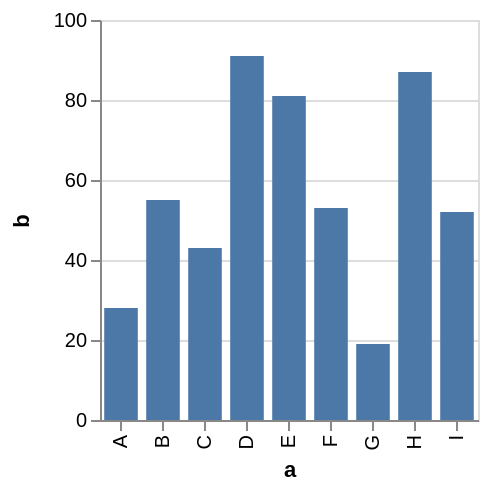

Vega-Lite specification for this chart:
### Vega specification from a JSON file in a GitHub repository (floating-point values rounded to 4 significant figures)
{"$schema": "https://vega.github.io/schema/vega/v4.json", "description": "A bar chart with highlighting on hover and selecting on click. (Inspired by Tableau's interaction style.)", "autosize": "pad", "padding": 5, "height": 200, "style": "cell", "data": [{"name": "highlight_store"}, {"name": "select_store"}, {"name": "source_0", "values": [{"a": "A", "b": 28}, {"a": "B", "b": 55}, {"a": "C", "b": 43}, {"a": "D", "b": 91}, {"a": "E", "b": 81}, {"a": "F", "b": 53}, {"a": "G", "b": 19}, {"a": "H", "b": 87}, {"a": "I", "b": 52}]}, {"name": "data_0", "source": "source_0", "transform": [{"type": "identifier", "as": "_vgsid_"}]}], "signals": [{"name": "x_step", "value": 21}, {"name": "width", "update": "bandspace(domain('x').length, 0.2, 0.1) * x_step"}, {"name": "unit", "value": {}, "on": [{"events": "mousemove", "update": "isTuple(group()) ? group() : unit"}]}, {"name": "highlight", "update": "vlSelectionResolve(\"highlight_store\")"}, {"name": "select", "update": "vlSelectionResolve(\"select_store\")"}, {"name": "highlight_tuple", "value": {}, "on": [{"events": [{"source": "scope", "type": "mouseover"}], "update": "datum && item().mark.marktype !== 'group' ? {unit: \"\", fields: highlight_tuple_fields, values: [datum[\"_vgsid_\"]]} : null", "force": true}]}, {"name": "highlight_tuple_fields", "update": "[{\"field\":\"_vgsid_\",\"type\":\"E\"}]"}, {"name": "highlight_modify", "on": [{"events": {"signal": "highlight_tuple"}, "update": "modify(\"highlight_store\", highlight_tuple, true)"}]}, {"name": "select_tuple", "value": {}, "on": [{"events": [{"source": "scope", "type": "click"}], "update": "datum && item().mark.marktype !== 'group' ? {unit: \"\", fields: select_tuple_fields, values: [datum[\"_vgsid_\"]]} : null", "force": true}]}, {"name": "select_tuple_fields", "update": "[{\"field\":\"_vgsid_\",\"type\":\"E\"}]"}, {"name": "select_toggle", "value": false, "on": [{"events": [{"source": "scope", "type": "click"}], "update": "event.shiftKey"}]}, {"name": "select_modify", "on": [{"events": {"signal": "select_tuple"}, "update": "modify(\"select_store\", select_toggle ? null : select_tuple, select_toggle ? null : true, select_toggle ? select_tuple : null)"}]}], "marks": [{"name": "marks", "type": "rect", "style": ["bar"], "from": {"data": "data_0"}, "encode": {"update": {"fill": [{"test": "datum[\"b\"] === null || isNaN(datum[\"b\"])", "value": null}, {"value": "#4C78A8"}], "stroke": [{"test": "datum[\"b\"] === null || isNaN(datum[\"b\"])", "value": null}, {"value": "black"}], "cursor": {"value": "pointer"}, "fillOpacity": [{"test": "!(length(data(\"select_store\"))) || (vlSelectionTest(\"select_store\", datum))", "value": 1}, {"value": 0.3}], "strokeWidth": [{"test": "(!(length(data(\"select_store\"))) || (vlSelectionTest(\"select_store\", datum))) && (length(data(\"select_store\")))", "value": 2}, {"test": "(vlSelectionTest(\"highlight_store\", datum))", "value": 1}, {"value": 0}], "tooltip": {"signal": "{\"a\": ''+datum[\"a\"], \"b\": format(datum[\"b\"], \"\")}"}, "x": {"scale": "x", "field": "a"}, "width": {"scale": "x", "band": true}, "y": {"scale": "y", "field": "b"}, "y2": {"scale": "y", "value": 0}}}}], "scales": [{"name": "x", "type": "band", "domain": {"data": "data_0", "field": "a", "sort": true}, "range": {"step": {"signal": "x_step"}}, "paddingInner": 0.2, "paddingOuter": 0.1}, {"name": "y", "type": "linear", "domain": {"data": "data_0", "field": "b"}, "range": [{"signal": "height"}, 0], "nice": true, "zero": true}], "axes": [{"scale": "x", "orient": "bottom", "grid": false, "title": "a", "labelAlign": "right", "labelAngle": 270, "labelBaseline": "middle", "labelOverlap": true, "zindex": 1}, {"scale": "y", "orient": "left", "grid": false, "title": "b", "labelOverlap": true, "tickCount": {"signal": "ceil(height/40)"}, "zindex": 1}, {"scale": "y", "orient": "left", "gridScale": "x", "grid": true, "tickCount": {"signal": "ceil(height/40)"}, "domain": false, "labels": false, "maxExtent": 0, "minExtent": 0, "ticks": false, "zindex": 0}], "config": {"axisY": {"minExtent": 30}}}
